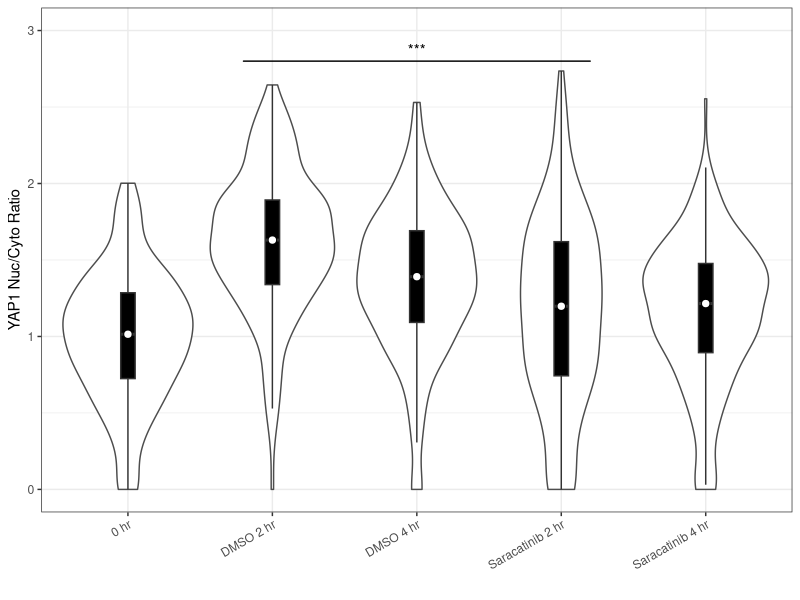

Reproduce this figure in R.
# Load libraries
library(tidyverse)
library(ggsignif)

# Clear working memory
rm(list = ls())

# Load data sets
HS0hr <- read_tsv("./0hr.tsv")
DMSO2hr <- read_tsv("./DMSO2hr.tsv")
DMSO4hr <- read_tsv("./DMSO4hr.tsv")
Sara2hr <- read_tsv("./Saracatinib2hr.tsv")
Sara4hr <- read_tsv("./Saracatinib4hr.tsv")

# Definition of data-extracting function
cleanUpData <- function(x, y){
  cleaned_data <- x %>%
    mutate(Sample = y) %>%  
    select(Sample, CircRingAvgIntenRatioCh2)
  cleaned_data <- cleaned_data[1:200,]
  if(str_detect(y, pattern = "Saracatinib") == TRUE){
    cleaned_data <- cleaned_data %>% 
      mutate(Type = "Saracatinib")
  }else {
    cleaned_data <- cleaned_data %>% 
      mutate(Type = "DMSO")
  }
  return(cleaned_data)
}

# Preparing data set containing all data
all_data <- cleanUpData(HS0hr, "0 hr")
all_data <- rbind(all_data, cleanUpData(DMSO2hr, "DMSO 2 hr"))
all_data <- rbind(all_data, cleanUpData(DMSO4hr, "DMSO 4 hr"))
all_data <- rbind(all_data, cleanUpData(Sara2hr, "Saracatinib 2 hr"))
all_data <- rbind(all_data, cleanUpData(Sara4hr, "Saracatinib 4 hr"))

# Normalize data
all_data_tmp <- all_data %>% 
  filter(Sample == "0 hr")
mean_of_alldata_0hr <- mean(all_data_tmp$CircRingAvgIntenRatioCh2)
all_data <- all_data %>% 
  mutate(CircRingAvgIntenRatioCh2_Normalized = CircRingAvgIntenRatioCh2 / mean_of_alldata_0hr) %>% 
  select(1, 3, 4)

# Plot graphs (using all_data)
finalgraph <- ggplot(all_data, aes(x = Sample, y = CircRingAvgIntenRatioCh2_Normalized, ymin = 0)) +
  ylim(0, 3) +
  geom_violin(colour = "gray30") +
  geom_boxplot(width = 0.1, 
               fill = "black", 
               outlier.colour = "NA") +
  stat_summary(fun = median, 
               geom = "point", 
               fill = "white", 
               shape = 21, 
               size = 2.5) +
  geom_signif(inherit.aes = FALSE,
              stat = "identity",
              data = data.frame(x = c(1.8),
                                xend = c(4.2),
                                y = c(2.8),
                                annotation = c("bar1")),
              aes(x = x, xend = xend, y = y, yend = y, annotation = annotation),
              tip_length = 0) +
  xlab("") +
  ylab("YAP1 Nuc/Cyto Ratio") +
  theme_bw() +
  theme(axis.text.x = element_text(hjust = 1, angle = 30), 
        legend.title = element_blank(), 
        strip.background = element_blank())
pg <- ggplot_build(finalgraph)
pv <- pg$data[[4]]$annotation
pv <- c("***")
pg$data[[4]]$annotation <- pv
finalgraph <- ggplot_gtable(pg)
plot(finalgraph)

# Definition of ANOVA-Tukey-Cramer test function
tukey <- function(x){
  vx <- c(x$CircRingAvgIntenRatioCh2_Normalized)
  fx <- factor(x$Sample)
  anova_res <- aov(vx ~ fx)
  tukey_res <- TukeyHSD(anova_res)
  return(as.data.frame(tukey_res[[1]]))
}

# Perform Tukey-Cramer test
tukeytest_result_of_all_data <- tukey(all_data)

